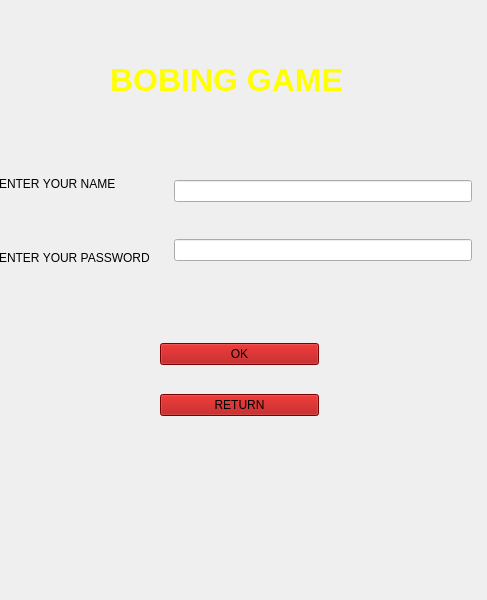
<?xml version="1.0" encoding="UTF-8"?>
<ui version="4.0">
 <class>regist</class>
 <widget class="QWidget" name="regist">
  <property name="geometry">
   <rect>
    <x>0</x>
    <y>0</y>
    <width>487</width>
    <height>600</height>
   </rect>
  </property>
  <property name="windowTitle">
   <string>Form</string>
  </property>
  <widget class="QWidget" name="widget_3" native="true">
   <property name="geometry">
    <rect>
     <x>-10</x>
     <y>140</y>
     <width>491</width>
     <height>161</height>
    </rect>
   </property>
   <layout class="QHBoxLayout" name="horizontalLayout">
    <item>
     <widget class="QWidget" name="widget_2" native="true">
      <layout class="QVBoxLayout" name="verticalLayout_2">
       <item>
        <widget class="QLabel" name="label">
         <property name="styleSheet">
          <string notr="true">
font: 25 18pt &quot;Bookman Old Style&quot;;</string>
         </property>
         <property name="text">
          <string>ENTER YOUR NAME</string>
         </property>
        </widget>
       </item>
       <item>
        <widget class="QLabel" name="label_2">
         <property name="styleSheet">
          <string notr="true">
font: 25 18pt &quot;Bookman Old Style&quot;;</string>
         </property>
         <property name="text">
          <string>ENTER YOUR PASSWORD</string>
         </property>
        </widget>
       </item>
      </layout>
     </widget>
    </item>
    <item>
     <widget class="QWidget" name="widget" native="true">
      <layout class="QVBoxLayout" name="verticalLayout">
       <item>
        <widget class="QLineEdit" name="lineEdit"/>
       </item>
       <item>
        <widget class="QLineEdit" name="lineEdit_2"/>
       </item>
      </layout>
     </widget>
    </item>
   </layout>
  </widget>
  <widget class="QWidget" name="widget_4" native="true">
   <property name="geometry">
    <rect>
     <x>160</x>
     <y>320</y>
     <width>159</width>
     <height>121</height>
    </rect>
   </property>
   <layout class="QVBoxLayout" name="verticalLayout_3">
    <item>
     <widget class="QPushButton" name="pushButton">
      <property name="styleSheet">
       <string notr="true">background-color: rgb(170, 0, 0);
font: 25 18pt &quot;Bookman Old Style&quot;;</string>
      </property>
      <property name="text">
       <string>OK</string>
      </property>
     </widget>
    </item>
    <item>
     <widget class="QPushButton" name="pushButton_2">
      <property name="styleSheet">
       <string notr="true">background-color: rgb(170, 0, 0);
font: 25 18pt &quot;Bookman Old Style&quot;;</string>
      </property>
      <property name="text">
       <string>RETURN</string>
      </property>
     </widget>
    </item>
   </layout>
  </widget>
  <widget class="QLabel" name="label_3">
   <property name="geometry">
    <rect>
     <x>110</x>
     <y>50</y>
     <width>271</width>
     <height>61</height>
    </rect>
   </property>
   <property name="text">
    <string>&lt;html&gt;&lt;head/&gt;&lt;body&gt;&lt;p&gt;&lt;span style=&quot; font-size:24pt; font-weight:600; color:#ffff00;&quot;&gt;BOBING GAME&lt;/span&gt;&lt;/p&gt;&lt;/body&gt;&lt;/html&gt;</string>
   </property>
  </widget>
 </widget>
 <resources/>
 <connections>
  <connection>
   <sender>pushButton</sender>
   <signal>clicked()</signal>
   <receiver>regist</receiver>
   <slot>click_ok()</slot>
   <hints>
    <hint type="sourcelabel">
     <x>241</x>
     <y>348</y>
    </hint>
    <hint type="destinationlabel">
     <x>567</x>
     <y>434</y>
    </hint>
   </hints>
  </connection>
  <connection>
   <sender>pushButton_2</sender>
   <signal>clicked()</signal>
   <receiver>regist</receiver>
   <slot>click_return()</slot>
   <hints>
    <hint type="sourcelabel">
     <x>214</x>
     <y>381</y>
    </hint>
    <hint type="destinationlabel">
     <x>501</x>
     <y>526</y>
    </hint>
   </hints>
  </connection>
 </connections>
 <slots>
  <slot>click_ok()</slot>
  <slot>click_return()</slot>
 </slots>
</ui>
